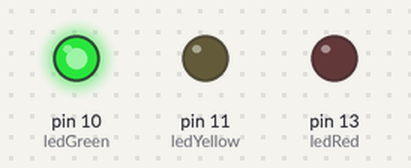
The sketch below on a simulated Arduino Uno, built with avr-gcc and run on an emulated ATmega328P. Parts: output pins drawn as LEDs (lit = HIGH).

Above: at 2.5 s.
At 5.5 s:
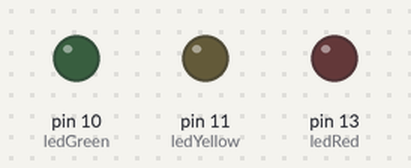
At 8.5 s:
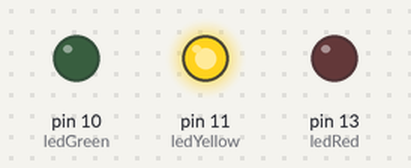
At 14.5 s:
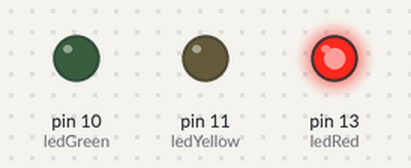
Timing chart, 0 to 23.4 s (numbered marks = the images above):
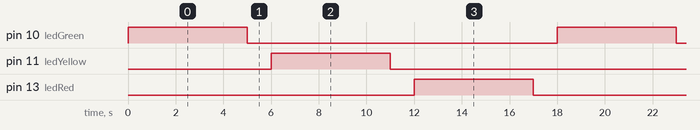

The sketch:

Semaforo.ino
```cpp
const int ledGreen = 10;
const int ledYellow = 11;
const int ledRed = 13;
void setup() {
  // put your setup code here, to run once:
  Serial.begin(9600);
  pinMode(ledGreen, OUTPUT);
  pinMode(ledYellow, OUTPUT);
  pinMode(ledRed, OUTPUT);
}

void loop() {
  // put your main code here, to run repeatedly:
  digitalWrite(ledGreen , HIGH);   // poner el Pin en HIGH
  delay(5000);                   // esperar un segundo
  digitalWrite(ledGreen , LOW);    // poner el Pin en LOW
  delay(1000);

  digitalWrite(ledYellow , HIGH);   // poner el Pin en HIGH
  delay(5000);                   // esperar un segundo
  digitalWrite(ledYellow , LOW);    // poner el Pin en LOW
  delay(1000);

  digitalWrite(ledRed , HIGH);   // poner el Pin en HIGH
  delay(5000);                   // esperar un segundo
  digitalWrite(ledRed , LOW);    // poner el Pin en LOW
  delay(1000);
}
```

Measured:
- by itself, pin 10 (ledGreen), pin 11 (ledYellow), pin 13 (ledRed): alternates HIGH for 5.0 s and LOW for 13.0 s
- by itself, everything shown: repeats every 18.0 s, in 6 steps
